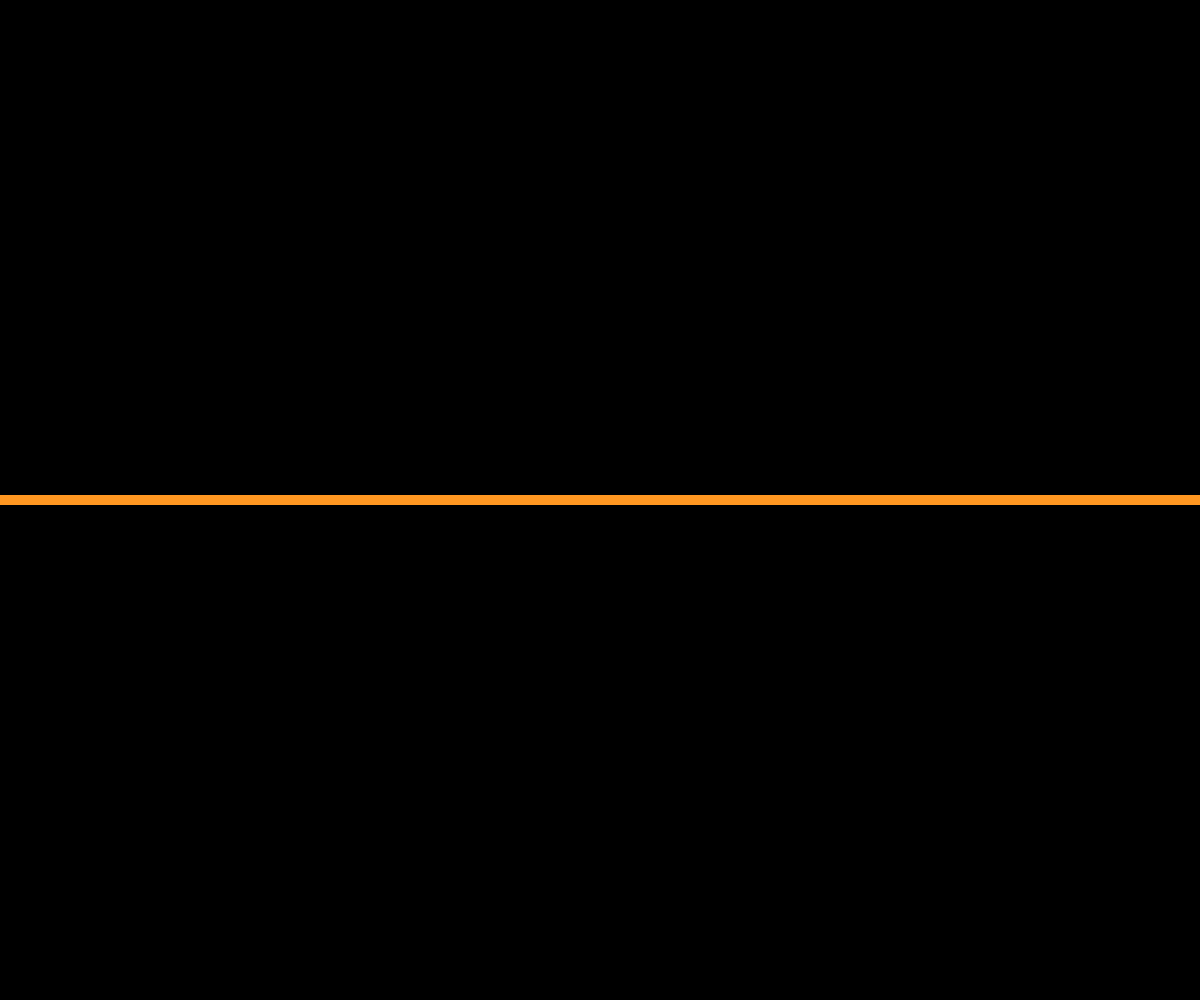
Frame 1 (no input)
Frame 60 (no input): identical to frame 1, image omitted
Frame 120 (the mouse pressed at the canvas centre since frame 60): identical to frame 1, image omitted

The p5.js sketch that drew this single still picture (run headless with seeded random() and noise() and a simulated clock; from frame 60 on, the mouse is pressed at the canvas centre):

// p5.js sketch
// ── sketch.js
function setup() {
    createCanvas(windowWidth, windowHeight);
}

function draw() {
    background(0);
    stroke(255, 151, 33)
    strokeWeight(10)
    line(0, (windowHeight / 2), windowWidth, windowHeight / 2)
}
// ── styles.css
html,
body {
  margin: 0;
  padding: 0;
  font-family: "Comic Sans", "Comic Sans MS", "Chalkboard", "ChalkboardSE-Regular", sans-serif;
}

.date-box {
  background-color: white;
  width: fit-content;
  margin: auto;
  margin-bottom: 4px;
}

img {
  border: 5px solid white;
}

.image-container {
  display: flex;
  justify-content: center;
}

.branch-bottom {
  background-color: #ff9721;
  margin: 0px auto 5px auto;
  width: 10px;
}

.branch {
  background-color: #ff9721;
  margin: auto;
  width: 10px;
}

canvas {
  display: block;
  position: fixed;
  z-index: -1;
}

.timeline-boxes {
  overflow-x: scroll;
  display: flex;
  height: 100vh; /* Occupy full viewport height */
  place-items: center; /* Horizontally and vertically center contents */
}

body::-webkit-scrollbar {
  display: none;
}

.box {
  width: fit-content;
  height: 150px;
  background-color: rgba(173, 216, 230, 0);
  margin: 50px;
}

/* Offset every other box vertically */
.box:nth-child(odd) {
  transform: translateY(-90%); /* Move up by 50px */
}

.box:nth-child(even) {
  transform: translateY(55%); /* Move down by 50px */
}

.box:last-child {
  margin-right: 0; /* Remove margin for the last box */
}
